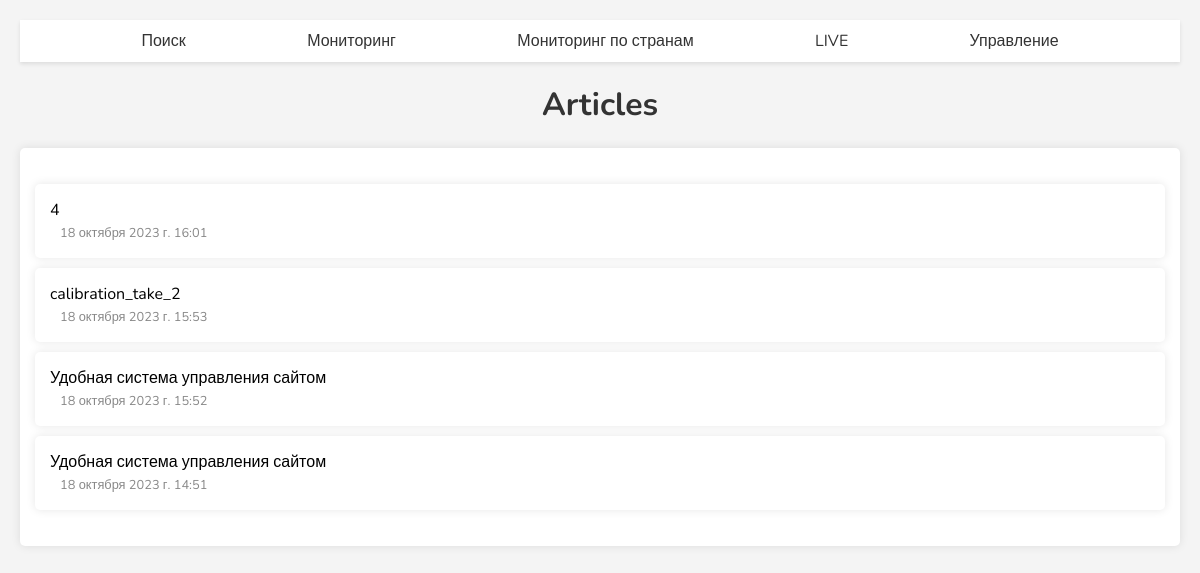
The app's page /websites/2/articles/ (signed in) with its own data.
### main/models.py (models this page shows, shortened)
class Article(models.Model):
    website = models.ForeignKey(Website, on_delete=models.CASCADE, related_name="articles", verbose_name="Сайт")
    title = models.CharField(max_length=1000, verbose_name="Название статьи")
    url = models.URLField(max_length=1000, unique=True, verbose_name="Ссылка на статью")
    published_at = models.DateTimeField(verbose_name="Дата публикации")
    title_translate = models.CharField(max_length=1000, verbose_name="Перевод названия", blank=True, null=True)
    normalized_title = models.CharField(max_length=1000, verbose_name="Название статьи в начальной форме", blank=True, null=True)

### main/views.py (the view)
@login_required(login_url="/")
def article_list_1(request, website_id):
    articles = Article.objects.filter(website_id=website_id).order_by(
        "-published_at").values('id', 'title', 'title_translate', 'url', 'published_at')
    articles = create_articles(articles)
    return render(request, 'main/article_list.html', {'articles': articles})

### main/views.py (called while the page is built)
def create_articles(articles: List[Dict[str, Any]]) -> List[Dict[str, Any]]:
    for article in articles:
        if article['title_translate']:
            article['title'] = article['title_translate']
            del article['title_translate']
    return articles

### main/templates/main/article_list.html
{% extends "main/static/base.html" %}
{% load static %}
{% block content %}
<h1>Articles</h1>
<div class="website-block">
  <ul>
  {% for article in articles %}
      <li>
        <div class="website-block">
          <div class="article-title">
            <a href="{{ article.url }}">{{ article.title }}</a>
          </div>
          <div class="article-date">
            <span class="publish-date"> {{ article.published_at }} </span>
          </div>
        </div>
      </li>
  {% endfor %}
  </ul>
</div>
    {% endblock %}

### static/css/styles.css (style rules this page uses)
body { font-family: 'Nunito', sans-serif; background-color: #f4f4f4; padding: 20px; font-weight: 400; margin: 0px; }
h1 { text-align: center; color: #333; }
.website-block { position: relative; background-color: #fff; padding: 15px; border-radius: 5px; box-shadow: 0 0 10px rgba(0, 0, 0, 0.1); cursor: pointer; transition: background-color 0.3s ease; }
.website-block ul { list-style-type: none; padding: 0; }
.website-block li { padding: 5px 0; }
.website-block a { text-decoration: none; color: #000000; transition: color 0.3s ease; }
.publish-date { font-size: 0.8em; color: #888; margin-left: 10px; }

### records on screen
Article: title "4", published_at "18 октября 2023 г. 16:01"
Article: title "calibration_take_2", published_at "18 октября 2023 г. 15:53"
Article: title "Удобная система управления сайтом", published_at "18 октября 2023 г. 15:52"
Article: title "Удобная система управления сайтом", published_at "18 октября 2023 г. 14:51"
